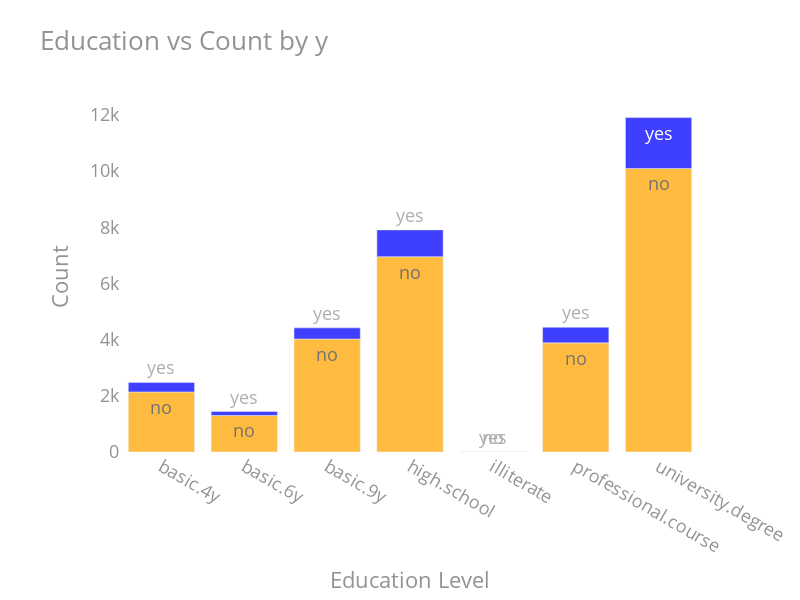

The notebook cell this image was saved under:
### Code cell
data2vis = df.groupby(["education" , "y"]).count().iloc[:,0].reset_index()
# Create the figure
fig = go.Figure()

# Add bar trace
fig.add_trace(
    go.Bar(
        x=data2vis['education'],
        y=data2vis['age'],
        marker_color=data2vis['y'].apply(lambda y: 'blue' if y == "yes" else 'orange'),
        opacity=0.75,
        text=data2vis['y'], 
        hoverinfo='text+y'
    )
)

# Update layout
fig.update_layout(
    plot_bgcolor="white",
    font=dict(color="#909497", size=18),
    title=dict(text="Education vs Count by y", font=dict(size=26)),
    margin=dict(t=100, r=80, b=80, l=120),
    hovermode="closest",
    height=600,  
    width=800,   
    xaxis_title="Education Level",
    yaxis_title="Count",
)

# Show plot
fig.show()

### Figure 1 — Plotly figure (JSON) as saved in the notebook; plotly's stock layout.template omitted (floating-point values rounded to 4 significant figures)
{"data": [{"hoverinfo": "text+y", "marker": {"color": ["orange", "blue", "orange", "blue", "orange", "blue", "orange", "blue", "orange", "blue", "orange", "blue", "orange", "blue"]}, "opacity": 0.75, "text": ["no", "yes", "no", "yes", "no", "yes", "no", "yes", "no", "yes", "no", "yes", "no", "yes"], "type": "bar", "x": ["basic.4y", "basic.4y", "basic.6y", "basic.6y", "basic.9y", "basic.9y", "high.school", "high.school", "illiterate", "illiterate", "professional.course", "professional.course", "university.degree", "university.degree"], "y": [2137, 340, 1302, 139, 4022, 396, 6950, 955, 8, 3, 3884, 554, 10091, 1810]}], "layout": {"font": {"color": "#909497", "size": 18}, "height": 600, "hovermode": "closest", "margin": {"b": 80, "l": 120, "r": 80, "t": 100}, "plot_bgcolor": "white", "title": {"font": {"size": 26}, "text": "Education vs Count by y"}, "width": 800, "xaxis": {"title": {"text": "Education Level"}}, "yaxis": {"title": {"text": "Count"}}}}
